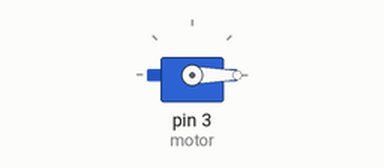
The sketch below on a simulated Arduino Uno, built with avr-gcc and run on an emulated ATmega328P. On the bench: servo.

Above: at 0.05 s.
At 4.75 s:
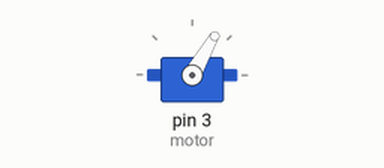
At 9.45 s:
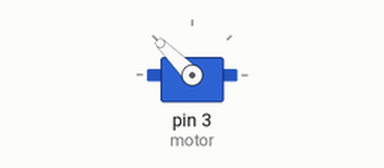
At 18.95 s:
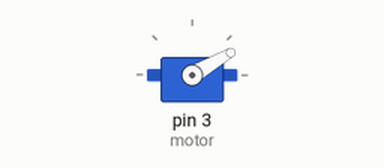
Timing chart, 0 to 24.7 s (numbered marks = the images above):
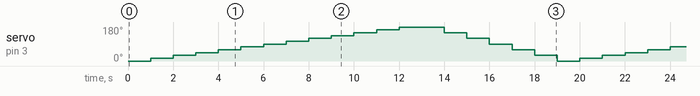

The sketch:

Servo_Motor.ino
```cpp
#include<Servo.h>
Servo motor;
void setup()
{
  motor.attach(3);
}

void loop()
{
  for(int start = 0; start <= 180; start += 15)
  {
    motor.write(start);
    delay(1000);
  }

  for(int finish = 180; finish > 0; finish -= 30)
  {
    motor.write(finish);
    delay(1000);
  }
}
```
